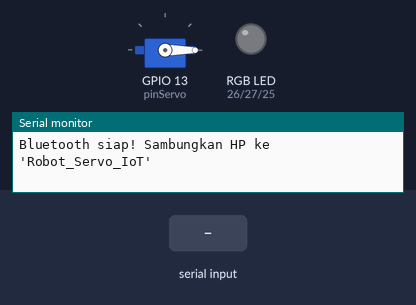
A sketch run on a simulated ESP32. On the bench: servo, an RGB LED mixed from three pins (HIGH = lit), the last lines printed to the serial monitor. The test bench sets the inputs (shaded band). Nothing arrives over Bluetooth unless stated.

Above: at 1.2 s.
1.3 s: "buka\n" received over the second serial link
At 2.1 s:
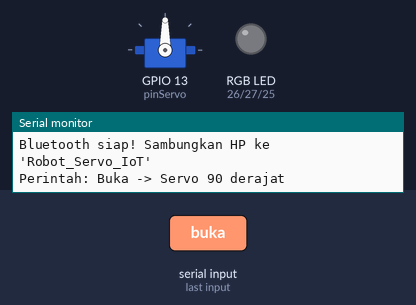
2.8 s: "nyala-merah\n" received over the second serial link
At 3.3 s:
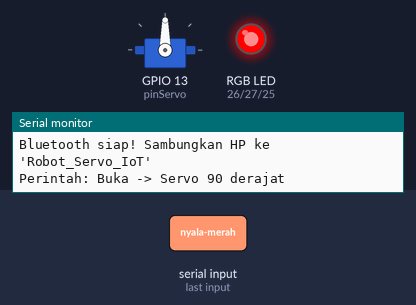
4.3 s: "tutup\n" received over the second serial link
At 5.5 s:
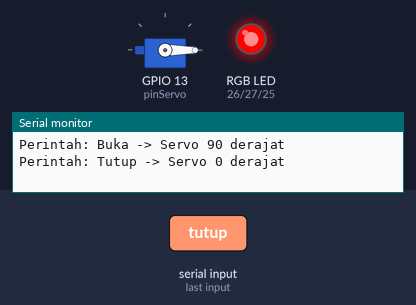
5.8 s: "nyala-hijau\n" received over the second serial link
At 6.7 s:
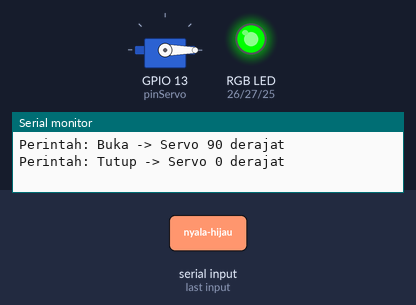
7.3 s: "nyala-biru\n" received over the second serial link
At 7.9 s:
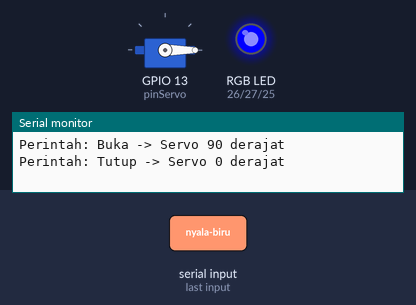
8.8 s: "mati-lampu\n" received over the second serial link
At 10.2 s:
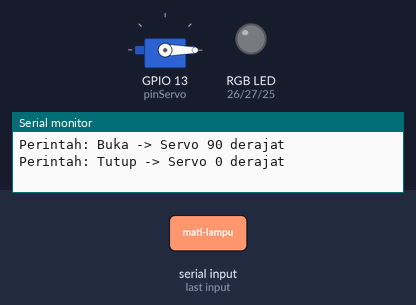
Timing chart, 0 to 11.3 s (numbered marks = the images above; inputs shaded):
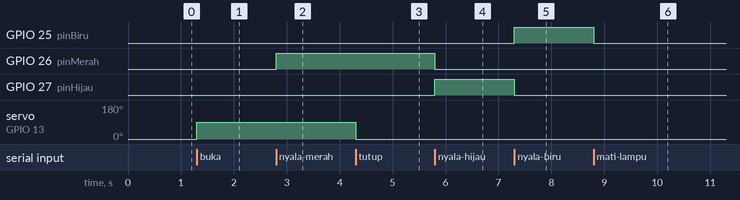

The sketch:

S1_Code_class6_PT6-PT7.ino
```cpp
#include "BluetoothSerial.h"
#include <ESP32Servo.h>

// Inisialisasi Bluetooth dan Servo
BluetoothSerial SerialBT;
Servo palangServo;

// Definisi PIN Komponen
const int pinServo  = 13;
const int pinMerah  = 26;
const int pinHijau  = 27;
const int pinBiru   = 25;

void setup() {
  Serial.begin(115200);

  // Mengaktifkan Bluetooth ESP32 untuk Kelas 6 Sesi Servo-RGB
  SerialBT.begin("Robot_Servo_IoT");
  Serial.println("Bluetooth siap! Sambungkan HP ke 'Robot_Servo_IoT'");

  // Menghubungkan Servo ke Pin 13
  palangServo.attach(pinServo);
  palangServo.write(0); // Posisi awal menutup (0 derajat)

  // Mengatur Pin RGB sebagai Output Digital
  pinMode(pinMerah, OUTPUT);
  pinMode(pinHijau, OUTPUT);
  pinMode(pinBiru, OUTPUT);

  // Memastikan semua lampu mati di awal
  digitalWrite(pinMerah, LOW);
  digitalWrite(pinHijau, LOW);
  digitalWrite(pinBiru, LOW);
}

void loop() {
  // Mengecek apakah ada data/perintah masuk dari aplikasi terminal HP siswa
  if (SerialBT.available()) {
    // Membaca perintah teks hingga tanda enter (\n)
    String perintah = SerialBT.readStringUntil('\n');
    perintah.trim(); // Membersihkan spasi atau karakter enter tak terlihat

    // ---- LOGIKA KENDALI SERVO (P5 - P7) ----
    if (perintah == "buka") {
      palangServo.write(90); // Servo bergerak ke 90 derajat
      SerialBT.println("Palang Terbuka!"); // Kirim feedback ke layar HP
      Serial.println("Perintah: Buka -> Servo 90 derajat");
    }
    else if (perintah == "tutup") {
      palangServo.write(0);  // Servo kembali ke 0 derajat
      SerialBT.println("Palang Tertutup!"); // Kirim feedback ke layar HP
      Serial.println("Perintah: Tutup -> Servo 0 derajat");
    }

    // ---- LOGIKA KENDALI LED RGB (P5 - P7) ----
    else if (perintah == "nyala-merah") {
      digitalWrite(pinMerah, HIGH);
      digitalWrite(pinHijau, LOW);
      digitalWrite(pinBiru, LOW);
      SerialBT.println("merah nyala"); // Feedback sesuai instruksi Bapak
    }
    else if (perintah == "nyala-hijau") {
      digitalWrite(pinMerah, LOW);
      digitalWrite(pinHijau, HIGH);
      digitalWrite(pinBiru, LOW);
      SerialBT.println("hijau nyala"); // Feedback sesuai instruksi Bapak
    }
    else if (perintah == "nyala-biru") {
      digitalWrite(pinMerah, LOW);
      digitalWrite(pinHijau, LOW);
      digitalWrite(pinBiru, HIGH);
      SerialBT.println("biru nyala"); // Feedback sesuai instruksi Bapak
    }
    else if (perintah == "mati-lampu") {
      digitalWrite(pinMerah, LOW);
      digitalWrite(pinHijau, LOW);
      digitalWrite(pinBiru, LOW);
      SerialBT.println("Semua lampu mati");
    }
  }
}
```

Measured:
- after the input at 1.3 s, servo on GPIO 13 (pinServo): 0° → 90° at once
- after the input at 2.8 s, GPIO 26 (pinMerah): LOW → HIGH at once
- after the input at 4.3 s, servo on GPIO 13 (pinServo): 90° → 0° at once
- after the input at 5.8 s, GPIO 26 (pinMerah): HIGH → LOW at once; GPIO 27 (pinHijau): LOW → HIGH at once
- after the input at 7.3 s, GPIO 25 (pinBiru): LOW → HIGH at once; GPIO 27 (pinHijau): HIGH → LOW at once
- after the input at 8.8 s, GPIO 25 (pinBiru): HIGH → LOW at once
